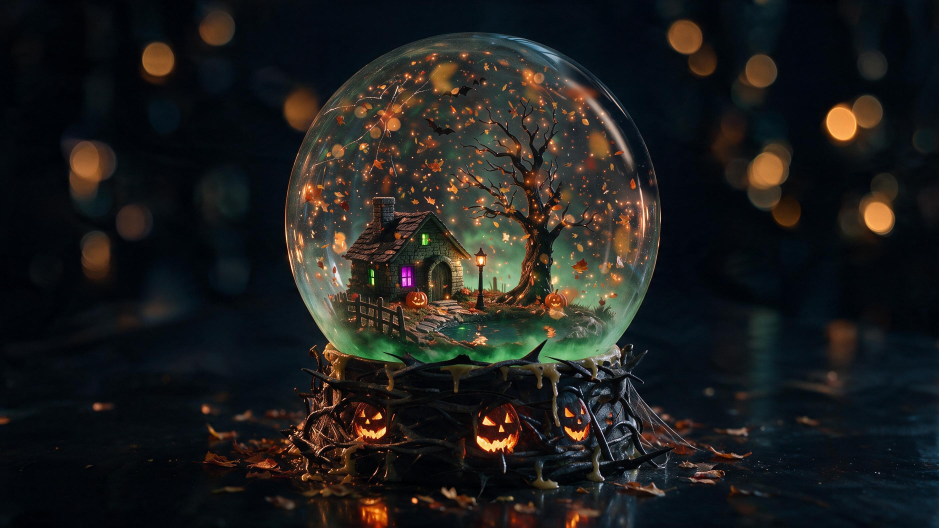
#> input picture references/approved/fall-rest.png, 2816 x 1584 px (shown at 1/3 size)
$ python -i find_regions.py   (imports and definitions only)   (older library calls are emulated)
#> lines starting #> are read from the running program, lines starting #| are printed output that depends on the picture
#> further down, picture is the input picture: shape (1584, 2816, 3); mean B, G, R 28.9, 30, 30.2
# Run from the repo root: python3 pipeline/find_regions.py
import json
import math
import os
import sys

import cv2
import numpy as np

ROOT = os.path.abspath(os.path.join(os.path.dirname(__file__), '..'))
APPROVED = os.path.join(ROOT, 'references', 'approved')
OUT_JSON = os.path.join(ROOT, 'references', 'regions.json')
WORK = os.path.join(ROOT, 'out', 'work', 'regions')
NAMES = [
    'winter-rest', 'winter-shake', 'spring-rest', 'spring-shake',
    'summer-rest', 'summer-shake', 'fall-rest', 'fall-shake',
]
OVERLAY_MAX = (1400, 788)
CIRCLE_COLOUR = (255, 0, 255)
BASE_COLOUR = (0, 255, 255)

# Hand corrections, in pixels of the original file, made after looking at the
# overlays and the native-size tiles. A key that is present replaces the
# automatic value.
CORRECTIONS = {
    'winter-rest': {'base': {'left': 872, 'right': 1939, 'top': 1075, 'foot': 1443}},
    'winter-shake': {'base': {'left': 873, 'right': 1938, 'top': 1075, 'foot': 1443}},
    'spring-rest': {'base': {'left': 861, 'right': 1976, 'top': 1086, 'foot': 1441}},
    'spring-shake': {'base': {'left': 861, 'right': 1976, 'top': 1086, 'foot': 1441}},
    'summer-rest': {'base': {'left': 862, 'right': 1940, 'top': 1087, 'foot': 1442}},
    'summer-shake': {'globe': {'cx': 1405.6, 'cy': 652.1, 'r': 544.7}, 'base': {'left': 866, 'right': 1940, 'top': 1085, 'foot': 1441}},
    'fall-rest': {'base': {'left': 883, 'right': 1938, 'top': 1083, 'foot': 1442}},
    'fall-shake': {'base': {'left': 883, 'right': 1938, 'top': 1080, 'foot': 1442}},
}


# [6 lines left out: function decode, not called in this run]


def fit_circle(pts):
    x, y = pts[:, 0], pts[:, 1]
    a = np.column_stack([2 * x, 2 * y, np.ones(len(x))])
    b = x * x + y * y
    sol, *_ = np.linalg.lstsq(a, b, rcond=None)
    cx, cy = sol[0], sol[1]
    return cx, cy, math.sqrt(max(sol[2] + cx * cx + cy * cy, 1e-6))


def robust_circle(pts, tol):
    rng = np.random.RandomState(7)
    best, best_in = None, -1
    n = len(pts)
    for _ in range(600):
        idx = rng.choice(n, 3, replace=False)
        try:
            c = fit_circle(pts[idx])
        except Exception:
            continue
        d = np.abs(np.hypot(pts[:, 0] - c[0], pts[:, 1] - c[1]) - c[2])
        k = int((d < tol).sum())
        if k > best_in:
            best_in, best = k, c
    for _ in range(4):
        d = np.abs(np.hypot(pts[:, 0] - best[0], pts[:, 1] - best[1]) - best[2])
        keep = d < tol
        if keep.sum() < 8:
            break
        best = fit_circle(pts[keep])
    return best, best_in / max(n, 1)


def ray_edges(gray, cx, cy, r, band, outermost):
    h, w = gray.shape
    lo, hi = r * (1 - band), r * (1 + band)
    radii = np.arange(lo, hi, 0.5)
    pts = []
    for deg in np.arange(-199.0, 19.01, 0.5):
        t = math.radians(deg)
        xs = cx + radii * math.cos(t)
        ys = cy + radii * math.sin(t)
        if xs.min() < 2 or ys.min() < 2 or xs.max() > w - 3 or ys.max() > h - 3:
            continue
        prof = cv2.remap(gray, xs.astype(np.float32).reshape(1, -1), ys.astype(np.float32).reshape(1, -1), cv2.INTER_LINEAR).ravel()
        prof = cv2.GaussianBlur(prof.reshape(1, -1), (0, 0), 2.0).ravel()
        g = np.abs(np.gradient(prof))
        g[:3] = 0
        g[-3:] = 0
        top = g.max()
        if top < 0.6:
            continue
        if outermost:
            peaks = np.where((g[1:-1] >= g[:-2]) & (g[1:-1] >= g[2:]) & (g[1:-1] >= 0.5 * top))[0] + 1
            i = int(peaks.max()) if len(peaks) else int(g.argmax())
        else:
            i = int(g.argmax())
        pts.append((xs[i], ys[i]))
    return np.array(pts)


def find_globe(im):
    h, w = im.shape[:2]
#> h = 1584; w = 2816
    gray = cv2.GaussianBlur(cv2.cvtColor(im, cv2.COLOR_BGR2GRAY).astype(np.float32), (0, 0), 1.5)
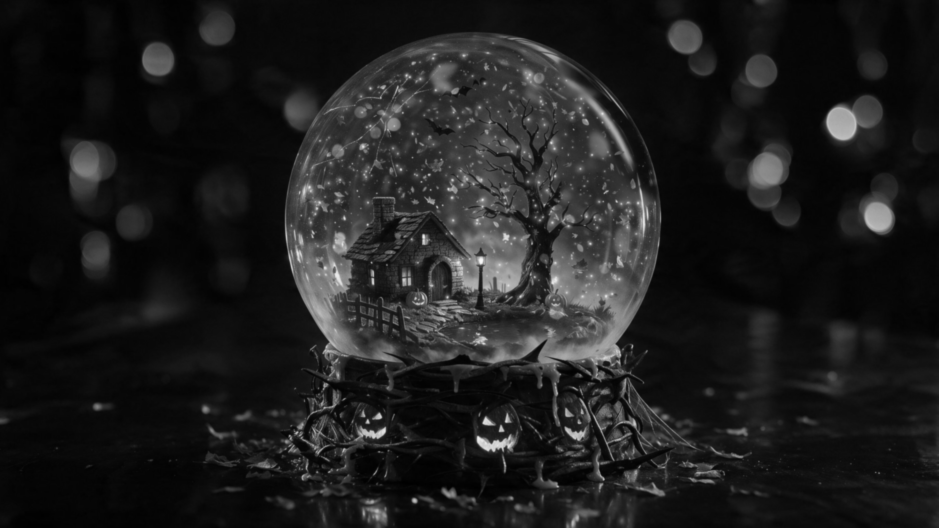
#> gray: shape (1584, 2816) float32 (shown at 1/3 size); min 0.32, max 248.7, mean 30
    small = cv2.resize(cv2.cvtColor(im, cv2.COLOR_BGR2GRAY), (w // 4, h // 4), interpolation=cv2.INTER_AREA)
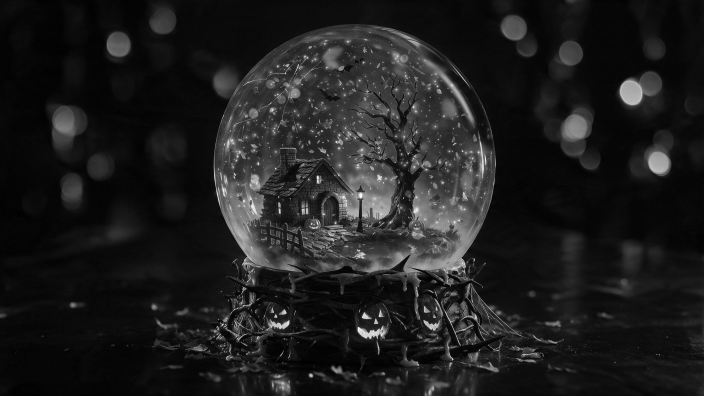
#> small: shape (396, 704); min 0, max 248, mean 30
    small = cv2.medianBlur(small, 5)
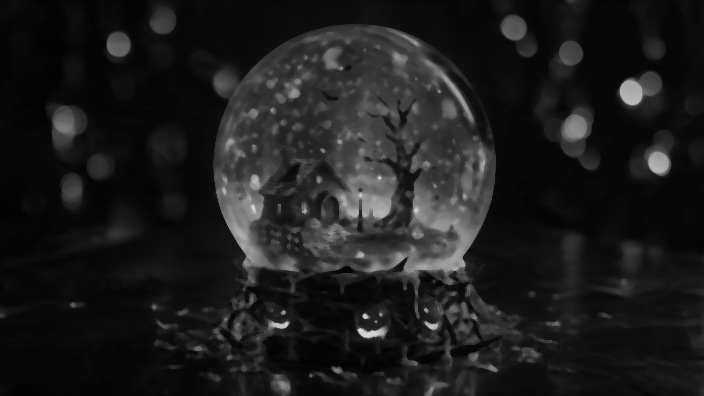
#> small: shape (396, 704); min 1, max 222, mean 28.8
    found = cv2.HoughCircles(small, cv2.HOUGH_GRADIENT, dp=1, minDist=h // 8, param1=80, param2=30,
                             minRadius=int(0.28 * h / 4), maxRadius=int(0.42 * h / 4))
#> found = [[355.5, 162.5, 139.8]]
    cx, cy, r = w / 2, 0.37 * h, 0.35 * h
#> cx = 1408; cy = 586.1; r = 554.4
    if found is not None:
        cands = found[0]
#> cands = [[355.5, 162.5, 139.8]]
        d = np.hypot(cands[:, 0] * 4 - w / 2, cands[:, 1] * 4 - 0.37 * h)
#> d = [65.44]
        k = int(np.argmin(d + 0 * cands[:, 2]))
#> k = 0
        if d[k] < 0.15 * h:
            cx, cy, r = cands[k, 0] * 4, cands[k, 1] * 4, cands[k, 2] * 4
#> cx = 1422; cy = 650; r = 559.2
    score = 0.0
    for band, outermost, tol in [(0.14, False, 6.0), (0.05, False, 4.0), (0.025, True, 3.0), (0.015, True, 2.0)]:
        pts = ray_edges(gray, cx, cy, r, band, outermost)
        if len(pts) < 40:
            break
        (cx, cy, r), score = robust_circle(pts, tol)
#> this loop made 4 passes
#> (lo in ray_edges, hi in ray_edges, n in robust_circle, cx) on pass 1: (480.9, 637.5, 437, 1418.1)
    return float(cx), float(cy), float(r), float(score)


# [125 lines left out: functions find_base, draw, tile, sheet, main, not called in this run]


# [2 lines not run here, left out]

>>> import cv2
>>> picture = cv2.imread('../references/approved/fall-rest.png')
>>> result = find_globe(picture)

$ run again, on references/approved/summer-shake.png
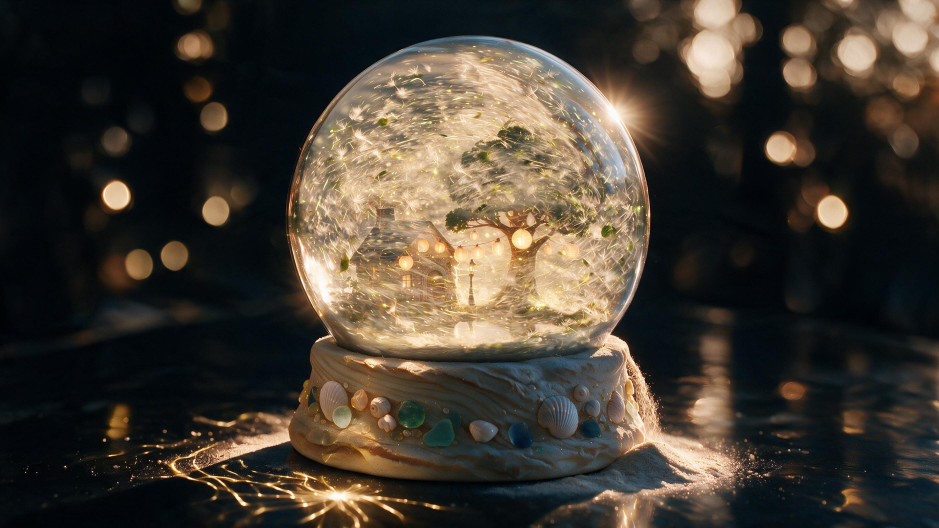
#> input picture references/approved/summer-shake.png, 2816 x 1584 px (shown at 1/3 size)
#> picture is the input picture: shape (1584, 2816, 3); mean B, G, R 49.6, 59.5, 66.9
#> in find_globe, `gray = cv2.GaussianBlur(cv2.cvtColor(im, cv2.COLOR_BGR2GRAY).astype(np..`:
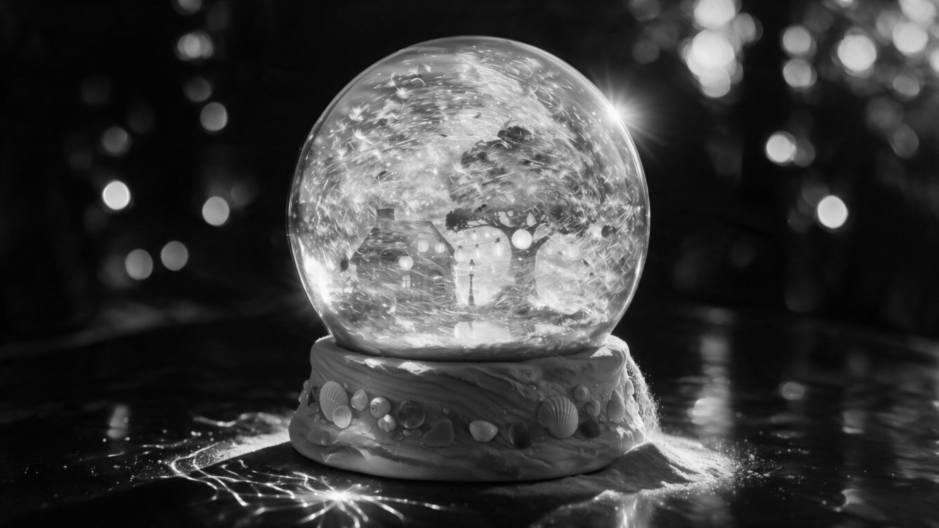
#> gray: shape (1584, 2816) float32 (shown at 1/3 size); min 1.47, max 253.4, mean 60.6
#> in find_globe, `small = cv2.resize(cv2.cvtColor(im, cv2.COLOR_BGR2GRAY), (w // 4, h //..`:
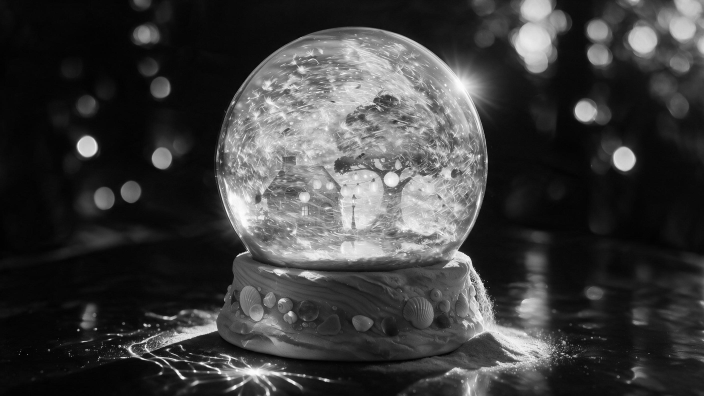
#> small: shape (396, 704); min 1, max 254, mean 60.6
#> found = [[352.5, 162.5, 136.5]]
#> d = [63.95]
#> k = 0
#> in find_globe, `cx, cy, r = cands[k, 0] * 4, cands[k, 1] * 4, cands[k, 2] * 4`: cx = 1410; cy = 650; r = 546
#> the loop in find_globe, `for band, outermost, tol in [(0.14, False, 6.0), (0.05, False, 4.0), (..` made 4 passes
#> (lo in ray_edges, hi in ray_edges, n in robust_circle, cx) on pass 1: (469.6, 622.4, 437, 1408.8)

$ run again, on references/approved/winter-shake.png
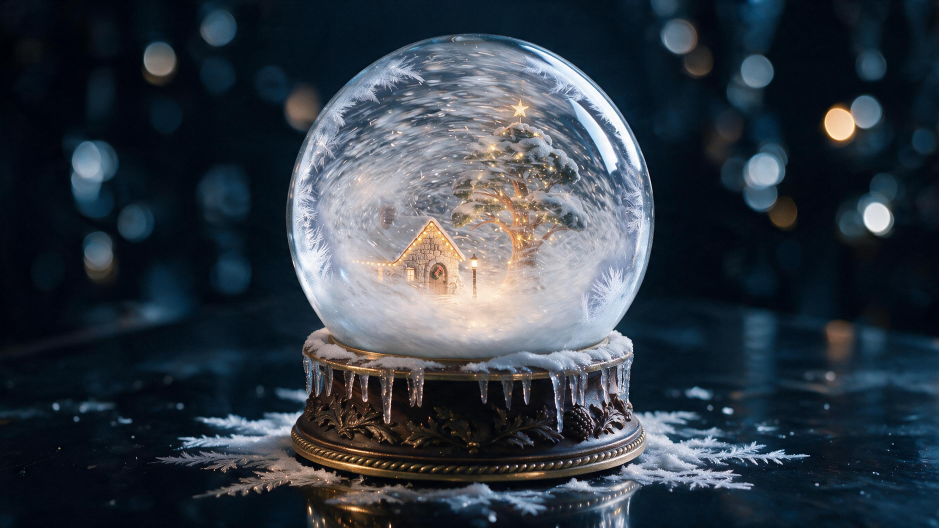
#> input picture references/approved/winter-shake.png, 2816 x 1584 px (shown at 1/3 size)
#> picture is the input picture: shape (1584, 2816, 3); mean B, G, R 68.8, 59.1, 50
#> in find_globe, `gray = cv2.GaussianBlur(cv2.cvtColor(im, cv2.COLOR_BGR2GRAY).astype(np..`:
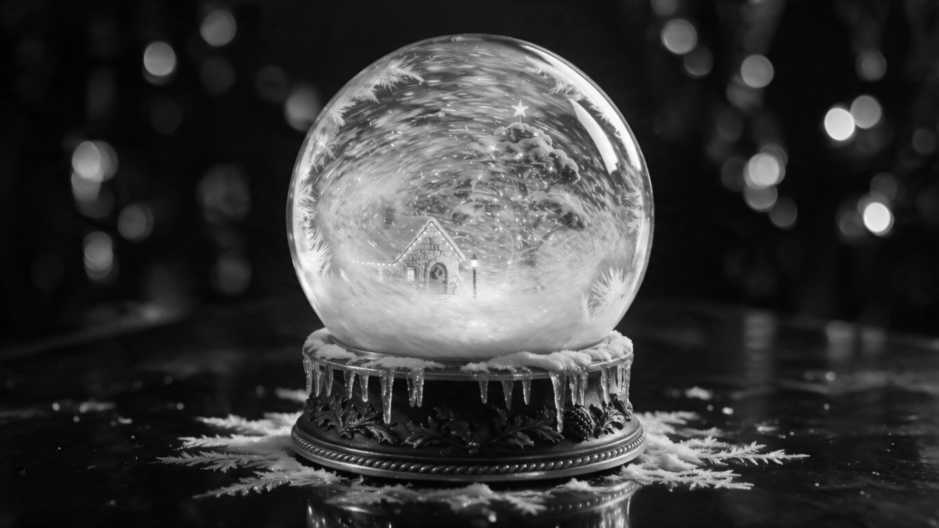
#> gray: shape (1584, 2816) float32 (shown at 1/3 size); min 1.32, max 254.4, mean 57.5
#> in find_globe, `small = cv2.medianBlur(small, 5)`:
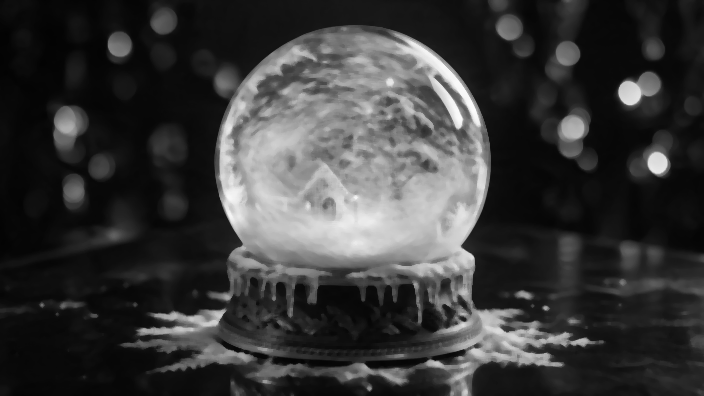
#> small: shape (396, 704); min 2, max 251, mean 56.8
#> found = [[350.5, 162.5, 135.6]]
#> d = [64.2]
#> k = 0
#> in find_globe, `cx, cy, r = cands[k, 0] * 4, cands[k, 1] * 4, cands[k, 2] * 4`: cx = 1402; cy = 650; r = 542.4
#> the loop in find_globe, `for band, outermost, tol in [(0.14, False, 6.0), (0.05, False, 4.0), (..` made 4 passes
#> (lo in ray_edges, hi in ray_edges, n in robust_circle) on pass 1: (466.5, 618.3, 437)
